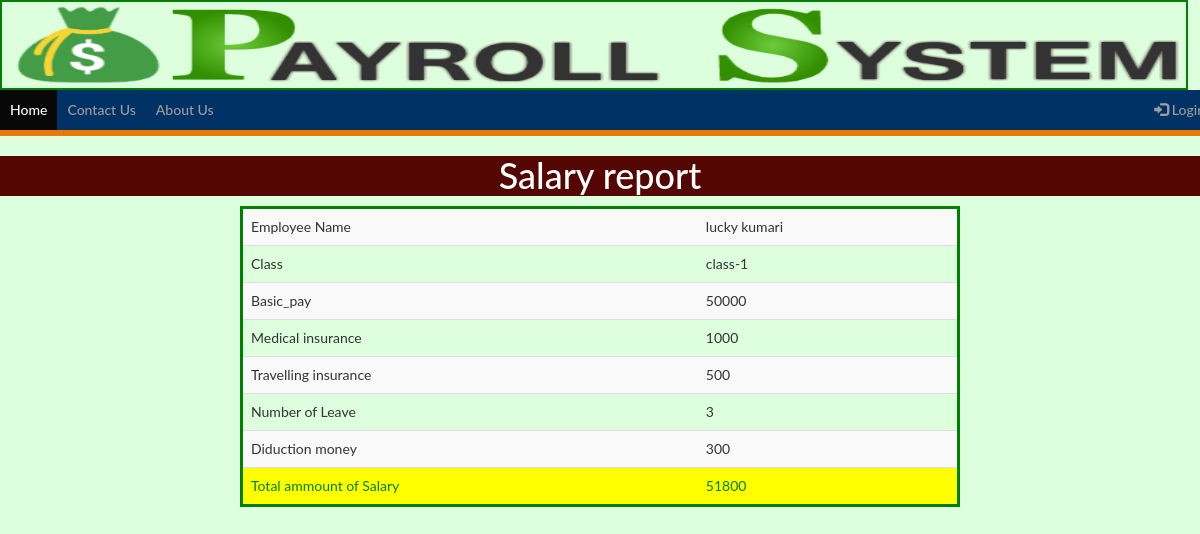
The page /salaryreport.php?sid=1 on the database its author committed.
### tables this page shows
CREATE TABLE `employee` (
  `emp_id` int(11) NOT NULL,
  `name` varchar(200) NOT NULL,
  `email` varchar(200) NOT NULL,
  `mobile_no` varchar(13) NOT NULL,
  `class` varchar(20) NOT NULL,
  `bank_account` varchar(30) NOT NULL,
  `degree` varchar(100) NOT NULL,
  `branch` varchar(100) NOT NULL,
  `city` varchar(100) NOT NULL,
  `pincode` varchar(10) NOT NULL,
  `basic_pay` varchar(100) NOT NULL,
  `salary` varchar(100) NOT NULL,
  `designation` varchar(100) NOT NULL,
  `address` varchar(100) NOT NULL,
  `leave` varchar(13) NOT NULL
);

CREATE TABLE `class` (
  `id` int(11) NOT NULL,
  `class` varchar(100) NOT NULL,
  `basic_pay` varchar(100) NOT NULL,
  `salary` varchar(100) NOT NULL,
  `m_a` varchar(100) NOT NULL,
  `t_a` varchar(100) NOT NULL
);

### salaryreport.php (the view)
<?php
include("admindash.php");
include('dbcon.php');
$sid=$_GET['sid'];
$qry=" select * from employee,class where  employee.class=class.class and emp_id='$sid'";
$run=mysqli_query($con,$qry);
 $data=mysqli_fetch_assoc($run);
$basic_pay=$data['basic_pay'];
$ma=$data['m_a'];
$ta=$data['t_a'];
$leave=$data['leave'];
$ded=($leave*100);
$salary=$basic_pay+$ma+$ta+$leave*100;
?>
<div style="height:20%;width:100%;background-color:#530602;color:#fff;">
  <center>
    <h1>Salary report</h1>
  </center>
  </div>
<center>
<table class="table table-striped table-dark" style="width:60%;border:3px solid green;">
<tbody>
<tr><td>Employee Name</td><td><?php echo $data['name'];?></td></tr>
<tr><td>Class</td><td><?php echo $data['class'];?></td></tr>
<tr><td>Basic_pay</td><td><?php echo $data['basic_pay'];?></td></tr>
<tr><td>Medical insurance</td><td><?php echo $data['m_a'];?></td></tr>
<tr><td>Travelling insurance</td><td><?php echo $data['t_a'];?></td></tr>
<tr><td>Number of Leave</td><td><?php echo $data['leave'];?></td></tr>
<tr><td>Diduction money </td><td><?php echo $ded;?></td></tr>
<tr style="color:green;background-color:yellow;"><td > Total ammount of Salary</td><td><?php echo $salary;?></td></tr>
</tbody>
</table>
</center>

### admindash.php (style rules this page uses)
* { box-sizing: border-box }
body { font-family: "Lato", sans-serif; background-color:#DEFFDE; }

### rows shown on the page
employee: name "lucky kumari", class.class "class-1", class.basic_pay "50000", class.m_a "1000", class.t_a "500", leave "3", leave "300", leave.t_a "51800"
